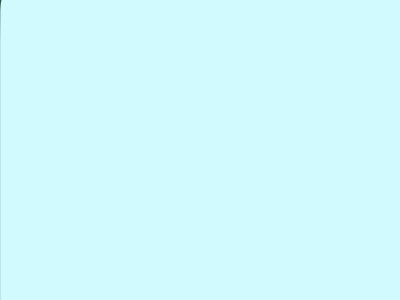
Frame 1 (no input)
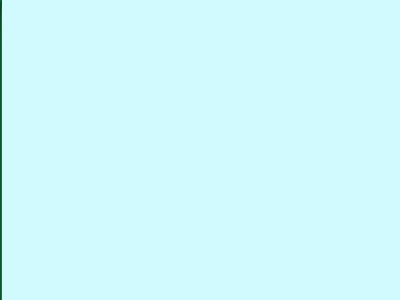
Frame 60 (the mouse pressed at the canvas centre just before this capture)
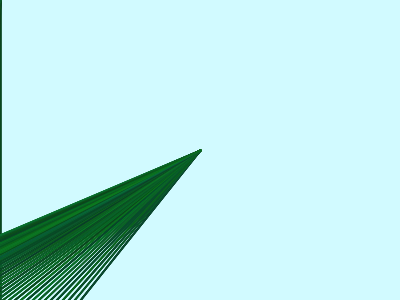
Frame 120 (the mouse held since frame 60 and released just before this capture)

The Processing sketch that drew these frames (run headless with seeded random() and noise(); from frame 60 on, the mouse is pressed at the canvas centre):

// Processing sketch: processing_17355
// ── processing_17355.pde

void setup(){
size (400, 300);
background (209, 250, 255);
smooth();
frameRate(12);
}

void draw (){
for (int i=0; i<width; i +=10)
drawGrass (-i, 400);

}
void drawGrass (int x, int y){
  stroke(random(17), random(173),random(73), 60);
  strokeWeight(random(2));
  line (x, y, pmouseX, pmouseY);
}

                
                
